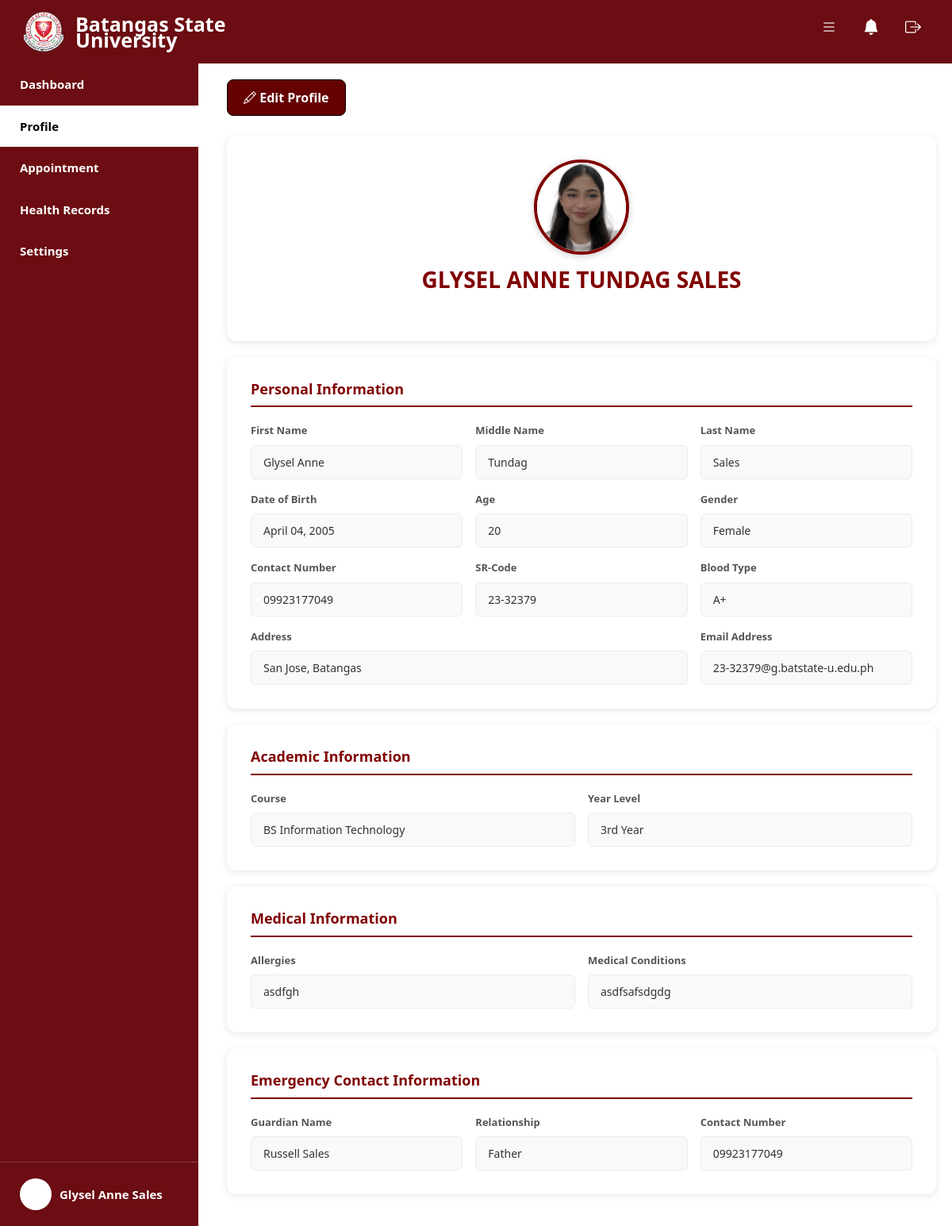
The page /student/profile.php (signed in) on the database its author committed.
### tables this page shows
CREATE TABLE `user_profiles` (
  `id` int(11) NOT NULL,
  `user_id` int(11) NOT NULL,
  `dob` date DEFAULT NULL,
  `blood_type` varchar(10) DEFAULT NULL,
  `address` text DEFAULT NULL,
  `course` varchar(100) DEFAULT NULL,
  `year_level` varchar(20) DEFAULT NULL,
  `guardian_name` varchar(255) DEFAULT NULL,
  `guardian_relationship` varchar(100) DEFAULT NULL,
  `guardian_contact` varchar(20) DEFAULT NULL,
  `allergies` text DEFAULT NULL,
  `medical_conditions` text DEFAULT NULL,
  `profile_photo` varchar(255) DEFAULT NULL,
  `created_at` timestamp NOT NULL DEFAULT current_timestamp(),
  `updated_at` timestamp NOT NULL DEFAULT current_timestamp() ON UPDATE current_timestamp()
);

### student/profile.php (the view, shortened to what this page needs)
<?php
$user = [
    'id' => $_SESSION['user_id'],
    'role' => $_SESSION['role'] ?? 'patient'
];
$pdo = getDB();
$studentProfile = [];
try {
    $stmt = $pdo->prepare("SELECT * FROM users WHERE id = ?");
    $stmt->execute([$user['id']]);
    $userInfo = $stmt->fetch(PDO::FETCH_ASSOC);
    $stmt = $pdo->prepare("SELECT * FROM user_profiles WHERE user_id = ?");
    $stmt->execute([$user['id']]);
    $profileInfo = $stmt->fetch(PDO::FETCH_ASSOC);
    $stmt = $pdo->prepare("SELECT sr_code, sex FROM patients WHERE user_id = ?");
    $stmt->execute([$user['id']]);
    $patientInfo = $stmt->fetch(PDO::FETCH_ASSOC);
    $studentProfile = [
        'first_name' => $userInfo['fname'] ?? '',
        'middle_name' => $userInfo['mname'] ?? '',
        'last_name' => $userInfo['lname'] ?? '',
        'full_name' => trim(($userInfo['fname'] ?? '') . ' ' . ($userInfo['mname'] ?? '') . ' ' . ($userInfo['lname'] ?? '')),
        'email' => $userInfo['email'] ?? '',
        'contact' => $userInfo['phone'] ?? '',
        'sr_code' => $patientInfo['sr_code'] ?? '',
        'dob' => $profileInfo['dob'] ?? '',
        'blood_type' => $profileInfo['blood_type'] ?? '',
        'address' => $profileInfo['address'] ?? '',
        'course' => $profileInfo['course'] ?? '',
        'year_level' => $profileInfo['year_level'] ?? '',
        'guardian_name' => $profileInfo['guardian_name'] ?? '',
        'guardian_relationship' => $profileInfo['guardian_relationship'] ?? '',
        'guardian_contact' => $profileInfo['guardian_contact'] ?? '',
        'allergies' => $profileInfo['allergies'] ?? '',
        'medical_conditions' => $profileInfo['medical_conditions'] ?? '',
        'profile_photo' => $profileInfo['profile_photo'] ?? null,
        'gender' => $patientInfo['sex'] ?? $userInfo['sex'] ?? ''
    ];
} catch (PDOException $e) {
    error_log("Error fetching profile: " . $e->getMessage());
    $studentProfile = [
        'first_name' => $_SESSION['fname'] ?? 'Student',
        'middle_name' => $_SESSION['mname'] ?? '',
        'last_name' => $_SESSION['lname'] ?? '',
        'full_name' => $_SESSION['username'] ?? 'Student',
        'email' => $_SESSION['email'] ?? '',
        'contact' => '',
        'sr_code' => '',
        'dob' => '',
        'blood_type' => '',
        'address' => '',
        'course' => '',
        'year_level' => '',
        'guardian_name' => '',
        'guardian_relationship' => '',
        'guardian_contact' => '',
        'allergies' => '',
        'medical_conditions' => '',
        'profile_photo' => null,
        'gender' => $_SESSION['sex'] ?? ''
    ];
}
$fullName = trim(($studentProfile['first_name'] ?? '') . ' ' . ($studentProfile['last_name'] ?? ''));
?>
<!DOCTYPE html>
<html lang="en">
<head>
  <link href="css/nav.css" rel="stylesheet" />
  <link href="https://cdn.jsdelivr.net/npm/remixicon@4.3.0/fonts/remixicon.css" rel="stylesheet" />
  <link href="https://cdn.jsdelivr.net/npm/bootstrap@5.3.8/dist/css/bootstrap.min.css" rel="stylesheet" />
  <link rel="stylesheet" href="https://cdn.jsdelivr.net/npm/bootstrap-icons@1.13.1/font/bootstrap-icons.min.css" />
  <link href="../admin/css/notifications.css" rel="stylesheet" />
  <link href="css/responsive.css" rel="stylesheet" />
  <link href="css/profile.css" rel="stylesheet" />
</head>
<body>
<div class="header">
  <div class="logo-section">
    <div class="logo">
       <img src="../img/bsu-logo.png" alt="University Logo" loading="lazy" />
    </div>
    <div class="university-name">
      <h1>Batangas State</h1>
      <h1>University</h1>
    </div>
  </div>
  <div class="header-icons">
    <div class="mobile-menu-icon" id="mobileMenuBtn">
      <i class="bi bi-list"></i>
    </div>
    <?php include 'notification_component.php'; ?>
    <div class="logout-icon" id="logoutBtn">
      <i class="bi bi-box-arrow-right"></i>
    </div>
  </div>
</div>
    <div class="main-container">
      <div class="sidebar">
        <a href="../student/student_dashboard.php" class="menu-item">Dashboard</a>
            <a href="../student/profile.php" class="menu-item active">Profile</a>
            <a href="../student/appointment.php" class="menu-item">Appointment</a>
            <a href="../student/records.php" class="menu-item">Health Records</a>
            <a href="../student/settings.php" class="menu-item ">Settings</a>
        <div class="user-profile">
          <div class="avatar"></div>
          <span><?php echo htmlspecialchars($fullName); ?></span>
        </div>
      </div>
      <div class="content-demo">
        <div class="profile-header">
          <div class="header-top">
            <button id="editProfileBtn" class="btn btn-danger">
              <i class="bi bi-pencil"></i> Edit Profile
            </button>
          </div>
        </div>
        <div class="profile-form-card">
          <div class="profile-photo-section">
            <img id="profilePhoto" src="<?php echo $studentProfile['profile_photo'] ? htmlspecialchars($studentProfile['profile_photo']) : 'https://via.placeholder.com/120'; ?>" alt="Profile Photo" />
            <h3 id="fullName"><?php echo strtoupper(htmlspecialchars($studentProfile['full_name'])); ?></h3>
          </div>
        </div>
        <div class="profile-form-card">
          <h5 class="form-section-title">Personal Information</h5>
          <div class="row g-3">
            <div class="col-12 col-sm-6 col-md-4 col-lg-4 col-xl-4">
              <div class="info-item">
                <label>First Name</label>
                <p><?php echo htmlspecialchars($studentProfile['first_name'] ?: 'N/A'); ?></p>
              </div>
            </div>
            <div class="col-12 col-sm-6 col-md-4 col-lg-4 col-xl-4">
              <div class="info-item">
                <label>Middle Name</label>
                <p><?php echo htmlspecialchars($studentProfile['middle_name'] ?: 'N/A'); ?></p>
              </div>
            </div>
            <div class="col-12 col-sm-6 col-md-4 col-lg-4 col-xl-4">
              <div class="info-item">
                <label>Last Name</label>
                <p><?php echo htmlspecialchars($studentProfile['last_name'] ?: 'N/A'); ?></p>
              </div>
            </div>
            <div class="col-12 col-sm-6 col-md-4 col-lg-4 col-xl-4">
              <div class="info-item">
                <label>Date of Birth</label>
                <p><?php
                  if (!empty($studentProfile['dob'])) {
                    $date = new DateTime($studentProfile['dob']);
                    echo $date->format('F d, Y');
                  } else {
                    echo 'N/A';
                  }
                ?></p>
              </div>
            </div>
            <div class="col-12 col-sm-6 col-md-4 col-lg-4 col-xl-4">
              <div class="info-item">
                <label>Age</label>
                <p><?php
                  if (!empty($studentProfile['dob'])) {
                    $birthDate = new DateTime($studentProfile['dob']);
                    $today = new DateTime();
                    $age = $today->diff($birthDate)->y;
                    echo $age;
                  } else {
                    echo 'N/A';
                  }
                ?></p>
              </div>
            </div>
            <div class="col-12 col-sm-6 col-md-4 col-lg-4 col-xl-4">
              <div class="info-item">
                <label>Gender</label>
                <p><?php echo htmlspecialchars($studentProfile['gender'] ?: 'N/A'); ?></p>
              </div>
            </div>
            <div class="col-12 col-sm-6 col-md-4 col-lg-4 col-xl-4">
              <div class="info-item">
                <label>Contact Number</label>
                <p><?php echo htmlspecialchars($studentProfile['contact'] ?: 'N/A'); ?></p>
              </div>
            </div>
            <div class="col-12 col-sm-6 col-md-4 col-lg-4 col-xl-4">
              <div class="info-item">
                <label>SR-Code</label>
                <p><?php echo htmlspecialchars($studentProfile['sr_code'] ?: 'N/A'); ?></p>
              </div>
            </div>
            <div class="col-12 col-sm-6 col-md-4 col-lg-4 col-xl-4">
              <div class="info-item">
                <label>Blood Type</label>
                <p><?php echo htmlspecialchars($studentProfile['blood_type'] ?: 'N/A'); ?></p>
              </div>
            </div>
            <div class="col-12 col-md-8 col-lg-8 col-xl-8">
              <div class="info-item">
                <label>Address</label>
                <p><?php echo htmlspecialchars($studentProfile['address'] ?: 'N/A'); ?></p>
              </div>
            </div>
            <div class="col-12 col-md-4 col-lg-4 col-xl-4">
              <div class="info-item">
                <label>Email Address</label>
                <p><?php echo htmlspecialchars($studentProfile['email'] ?: 'N/A'); ?></p>
              </div>
            </div>
          </div>
        </div>
        <div class="profile-form-card">
          <h5 class="form-section-title">Academic Information</h5>
          <div class="row g-3">
            <div class="col-12 col-sm-6 col-md-6 col-lg-6 col-xl-6">
              <div class="info-item">
                <label>Course</label>
                <p><?php echo htmlspecialchars($studentProfile['course'] ?: 'N/A'); ?></p>
              </div>
            </div>
            <div class="col-12 col-sm-6 col-md-6 col-lg-6 col-xl-6">
              <div class="info-item">
                <label>Year Level</label>
                <p><?php echo htmlspecialchars($studentProfile['year_level'] ?: 'N/A'); ?></p>
              </div>
            </div>
          </div>
        </div>
        <div class="profile-form-card">
          <h5 class="form-section-title">Medical Information</h5>
          <div class="row g-3">
            <div class="col-12 col-sm-6 col-md-6 col-lg-6 col-xl-6">
              <div class="info-item">
                <label>Allergies</label>
                <p><?php echo htmlspecialchars($studentProfile['allergies'] ?: 'None'); ?></p>
              </div>
            </div>
            <div class="col-12 col-sm-6 col-md-6 col-lg-6 col-xl-6">
              <div class="info-item">
                <label>Medical Conditions</label>
                <p><?php echo htmlspecialchars($studentProfile['medical_conditions'] ?: 'None'); ?></p>
              </div>
            </div>
          </div>
        </div>
        <div class="profile-form-card">
          <h5 class="form-section-title">Emergency Contact Information</h5>
          <div class="row g-3">
            <div class="col-12 col-sm-6 col-md-4 col-lg-4 col-xl-4">
              <div class="info-item">
                <label>Guardian Name</label>
                <p><?php echo htmlspecialchars($studentProfile['guardian_name'] ?: 'N/A'); ?></p>
              </div>
            </div>
            <div class="col-12 col-sm-6 col-md-4 col-lg-4 col-xl-4">
              <div class="info-item">
                <label>Relationship</label>
                <p><?php echo htmlspecialchars($studentProfile['guardian_relationship'] ?: 'N/A'); ?></p>
              </div>
            </div>
            <div class="col-12 col-sm-6 col-md-4 col-lg-4 col-xl-4">
              <div class="info-item">
                <label>Contact Number</label>
                <p><?php echo htmlspecialchars($studentProfile['guardian_contact'] ?: 'N/A'); ?></p>
              </div>
            </div>
          </div>
        </div>
      </div>
    </div>
</body>
</html>

### student/notification_component.php (shortened to what this page needs)
<div class="notification-icon" id="notificationIcon">
  <i class="bi bi-bell-fill"></i>
</div>

### student/css/nav.css (style rules this page uses)
* { margin: 0; padding: 0; box-sizing: border-box; }
html, body { height: 100%; margin: 0; padding: 0; width: 100%; overflow-x: hidden; }
body { font-family: 'Segoe UI', Tahoma, Geneva, Verdana, sans-serif; background-color: #f5f5f5; display: flex; flex-direction: column; margin: 0; padding: 0; width: 100%; }
.header { background-color: #6B0D12 !important; color: white !important; padding: 15px 30px !important; display: flex !important; justify-content: space-between !important; align-items: center !important; height: 80px !important; min-height: 80px !important; max-height: 80px !important; position: relative !important; width: 100% !important; max-width: 100% !important; box-sizing: border-box !important; flex-shrink: 0 !important; margin: 0 !important; border: none !important; overflow: visible !important; }
.logo-section { display: flex !important; align-items: center !important; gap: 15px !important; flex-shrink: 0 !important; min-width: 0 !important; margin: 0 !important; padding: 0 !important; }
.logo { flex-shrink: 0 !important; margin: 0 !important; padding: 0 !important; width: 50px !important; height: 50px !important; min-width: 50px !important; min-height: 50px !important; max-width: 50px !important; max-height: 50px !important; display: flex !important; align-items: center !important; justify-content: center !important; }
.logo img { width: 50px !important; height: 50px !important; min-width: 50px !important; min-height: 50px !important; max-width: 50px !important; max-height: 50px !important; object-fit: cover !important; display: block !important; margin: 0 !important; padding: 0 !important; }
.university-name { margin: 0 !important; padding: 0 !important; flex-shrink: 0 !important; }
.university-name h1 { font-size: 25px !important; font-weight: 700 !important; line-height: 0.8 !important; margin: 0 !important; padding: 0 !important; color: white !important; }
.header-icons { position: absolute !important; top: 15px !important; right: 30px !important; display: flex !important; align-items: center !important; gap: 15px !important; flex-shrink: 0 !important; margin: 0 !important; padding: 0 !important; z-index: 1001 !important; }
.notification-icon, .logout-icon, .mobile-menu-icon { width: 38px; height: 38px; display: flex; align-items: center; justify-content: center; cursor: pointer; font-size: 20px; border-radius: 8px; transition: background-color 0.2s ease; }
.main-container { display: flex !important; flex: 1 !important; min-height: calc(100vh - 80px) !important; height: auto !important; margin: 0 !important; padding: 0 !important; overflow-y: auto !important; overflow-x: hidden !important; width: 100%; max-width: 100%; box-sizing: border-box; }
.sidebar { width: 250px !important; background-color: #6B0D12 !important; color: white !important; display: flex !important; flex-direction: column !important; justify-content: flex-start !important; height: 100% !important; padding-top: 0 !important; flex-shrink: 0 !important; overflow-y: auto !important; }
.menu-item { display: block !important; padding: 15px 25px !important; font-size: 15px !important; font-weight: 600 !important; color: white !important; text-decoration: none !important; transition: background-color 0.3s ease !important; }
.menu-item.active { background-color: #ffffff !important; color: #000000 !important; font-weight: 700 !important; }
.user-profile { margin-top: auto !important; padding: 20px 25px !important; display: flex !important; align-items: center !important; gap: 10px !important; border-top: 1px solid rgba(255, 255, 255, 0.2) !important; }
.avatar { width: 40px !important; height: 40px !important; background-color: white !important; border-radius: 50% !important; flex-shrink: 0 !important; }
.user-profile span { font-size: 15px !important; font-weight: 600 !important; }

### admin/css/notifications.css (style rules this page uses)
.notification-icon { position: relative; cursor: pointer; display: flex; align-items: center; justify-content: center; padding: 8px; border-radius: 50%; transition: background-color 0.2s; }

### rows shown on the page
user_profiles: profile_photo (picture), dob "April 04, 2005", dob "20", guardian_contact "09923177049", blood_type "A+", address "San Jose, Batangas", course "BS Information Technology", year_level "3rd Year", allergies "asdfgh", medical_conditions "asdfsafsdgdg", guardian_name "Russell Sales", guardian_relationship "Father"

### other values the page prints
$fullName "Glysel Anne Sales"
$studentProfile['full_name'] "GLYSEL ANNE TUNDAG SALES"
$studentProfile['first_name'] ?: 'N/A' "Glysel Anne"
$studentProfile['middle_name'] ?: 'N/A' "Tundag"
$studentProfile['last_name'] ?: 'N/A' "Sales"
$studentProfile['gender'] ?: 'N/A' "Female"
$studentProfile['sr_code'] ?: 'N/A' "23-32379"
$studentProfile['email'] ?: 'N/A' "23-32379@g.batstate-u.edu.ph"
